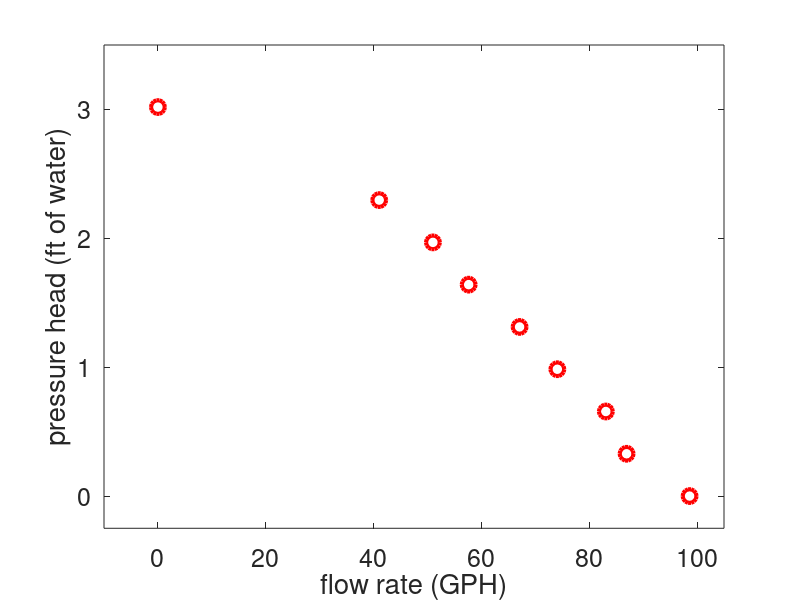
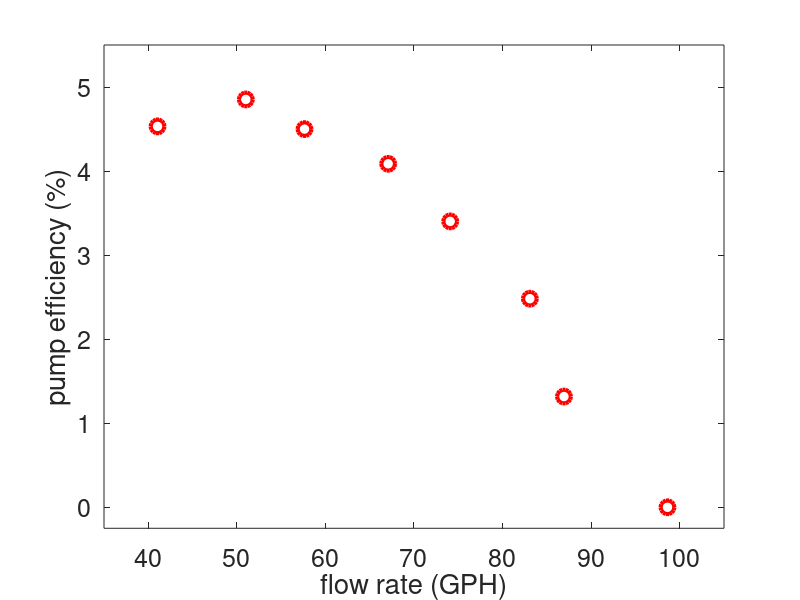

Source code (MATLAB) for these figures, in order:
% Chris Kreienkamp, 901965168
% Sun Apr 15, 2018
% AME 20217
% Experiment B10 - Pumps and Turbines

clear
clf
clc



%% PUMP CURVE
height = [0 10 20 30 40 50 60 70 92]./100*3.28084;  % (ft)
volume = 0.264172*ones(1,9);                        % (gallons)
times = [9.34,9.51,10.08;
    10.75,11.12,10.95;
    11.76,11.52,11.06;
    13.09,12.71,12.71;
    13.96,14.64,13.93;
    16.59,16.32,16.59;
    18.97,18.40,18.56;
    23.90,22.59,23.02];
time = ones(1,9);
time(1,9) = 1e20;
for i = 1:8
    time(i) = mean(times(i,:));
end
flowrate = volume./time*3600;               % (GPH)
    
figure(1)
plot(flowrate,height,'ro','LineWidth',3,'MarkerSize',10)
xlabel('flow rate (GPH)'); ylabel('pressure head (ft of water)');
set(gca,'FontSize',18)
axis([-10 105 -.25 3.5])



%% PUMP EFFICIENCY CURVE
height_metric = height./3.28084;
flowrate_metric = ones(1,9)./1000./time;
density = 1000;
g = 9.8;
Phyd = density*g*height_metric.*flowrate_metric;
Pins = [6.9,6.9,6.9;
    6.8,6.8,6.8;
    6.9,7.0,6.8;
    6.7,6.7,6.8;
    6.7,6.8,6.8;
    6.6,6.6,6.6;
    6.5,6.5,6.5;
    6.5,6.6,6.5];
Pin = ones(1,9);
Pin(9) = 6.2;
for i = 1:8
    Pin(i) = mean(Pins(i,:));
end
n = Phyd./Pin*100;

figure(2)
plot(flowrate,n,'ro','LineWidth',3,'MarkerSize',10)
xlabel('flow rate (GPH)'); ylabel('pump efficiency (%)');
set(gca,'FontSize',18)
axis([35 105 -.25 5.5])







